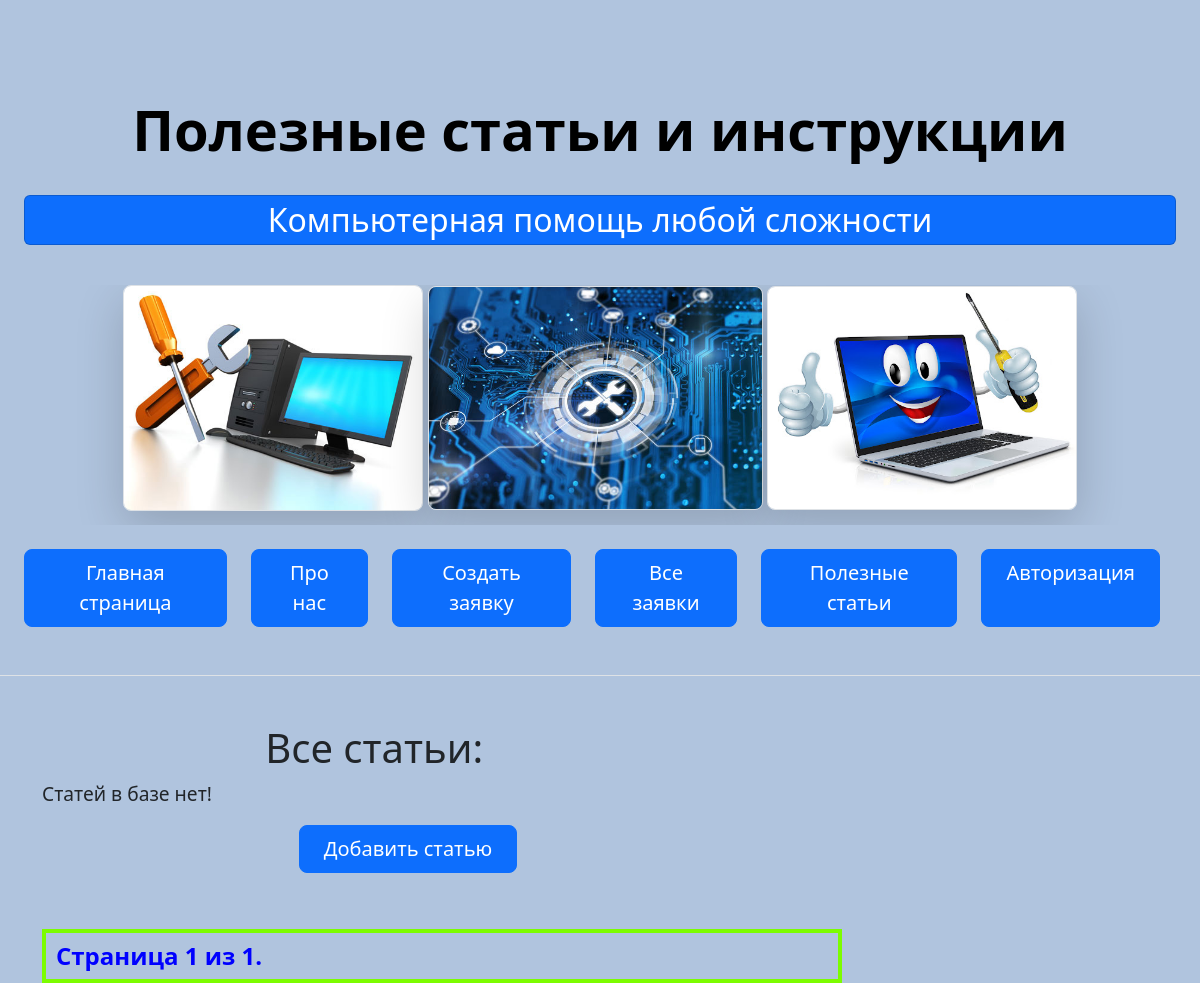
Page /articles on the earlier database version.
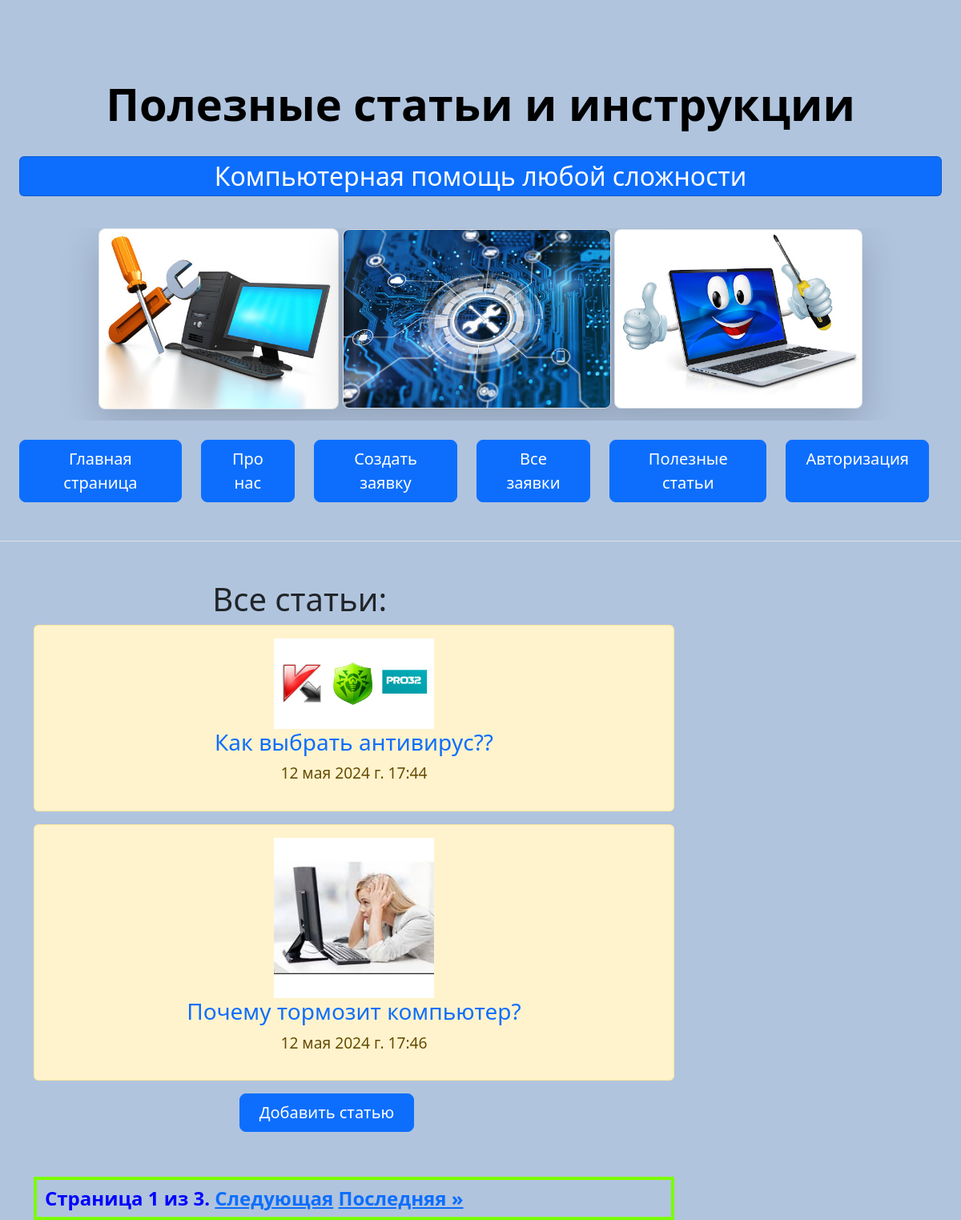
Same page on the later database version.
### main/models.py (models this page shows, shortened)
class IsActiveMixin(models.Model):
    objects = models.Manager()
    active_objects = ActiveManager()
    is_active = models.BooleanField(default=False)
    class Meta():
        abstract = True

class Article(IsActiveMixin, models.Model):
    name = models.CharField('Название статьи', max_length=50)
    image = models.ImageField('Изображение', blank=True, null=True, upload_to='main', default='main/info.jpg')
    text = models.TextField('Текст статьи')
    source = models.CharField('Источник', max_length=100)
    date = models.DateTimeField('Дата публикации', default=datetime.now)
    class Meta:
        verbose_name = 'Статья'
        verbose_name_plural = 'Статьи'

### main/views.py (the view)
# urls.py: path('articles', views.ArticleListView.as_view(), name='articles'),
class ArticleListView(ListView):
    model = Article
    template_name = 'main/articles.html'
    context_object_name = 'articles'
    paginate_by = 2
    def get_queryset(self):
        return Article.active_objects.all()

### main/models.py (called while the page is built)
    def get_queryset(self):
        all_objects = super().get_queryset()
        return all_objects.filter(is_active=True)

### main/templates/main/articles.html (shortened to what this page needs)
{% extends 'main/base.html' %}
{% block name %}
Полезные статьи и инструкции
{% endblock %}
{% block content %}
    <h1 style="margin-left: 20%">Все статьи:</h1>
    {% if articles %}
        {% for art in articles %}
            <div class="alert alert-warning" style="width:800px; text-align:center;">
                <a href="{% url 'single' art.id %}"><img src="{{art.image.url}}" width="200px"></a>
                <h3><a href="{% url 'single' art.id %}" style="text-decoration: none;">{{ art.name }}</a></h3>
                <p>{{ art.date }}</p>
            </div>
        {% endfor %}
    {% else %}
        <p>Статей в базе нет!</p>
    {% endif %}
    <a class="btn btn-primary btn-lg px-4 me-sm-3" style="margin-bottom: 5%; margin-left: 23%;" href="{% url 'article_create' %}">Добавить статью</a>
    <div class="pagination_art">
        <span style="text-align:center; class="step-links">
            <span class="current" >
                Страница {{ page_obj.number }} из {{ page_obj.paginator.num_pages }}.
            </span>
            {% if page_obj.has_next %}
                <a href="?page={{ page_obj.next_page_number }}">Следующая</a>
                <a href="?page={{ page_obj.paginator.num_pages }}">Последняя &raquo;</a>
            {% endif %}
        </span>
    </div>
{% endblock%}

Differences in the rows shown:
now on this page (row edited): Article: image (picture), name "Как выбрать антивирус??", date "12 мая 2024 г. 17:44"
now on this page (row edited): Article: image (picture), name "Почему тормозит компьютер?", date "12 мая 2024 г. 17:46"
Other differences:
{{ page_obj.paginator.num_pages }}: "1" → "3"
text no longer shown: "Статей в базе нет!"
text now shown: "Следующая Последняя »"
